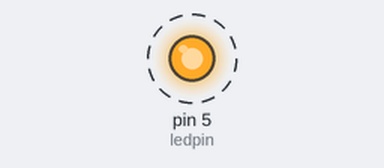
Simulated run of this sketch. Board: Arduino Uno, built with avr-gcc and run on an emulated ATmega328P. On the bench: output pins drawn as LEDs (lit = HIGH). Dashed ring = blinking.

Above: at 0.5 s.
Timing chart, 0 to 4.6 s (numbered marks = the images above):
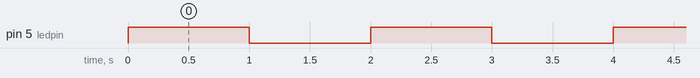

The sketch:

blinkled.ino
```cpp
//Created By Prashanth.S
//Date: 27/3/2018
// The Hardware used is Arduino Uno where the pin no 5 is connected to an
// an LED through a 220ohm or 100 ohm resistor.

const int ledpin=5;        // Pin 5 of Arduino  is connected to LED through Resistor
void setup()               // Set up function for setting the Output pin
{
   Serial.begin(9600);
   pinMode(ledpin,OUTPUT);  // Describes the ledpin is an Output

}
void loop()                    // Loop Function for Keep repeating
{
    digitalWrite(ledpin,HIGH);   // Turn On the LED
    delay(1000);                 // 1 sec delay
    digitalWrite(ledpin,LOW);    // Turn off the LED
    delay(1000);                 // 1 Sec Delay
}
```

Measured:
- by itself, pin 5 (ledpin): alternates HIGH for 1.0 s and LOW for 1.0 s
